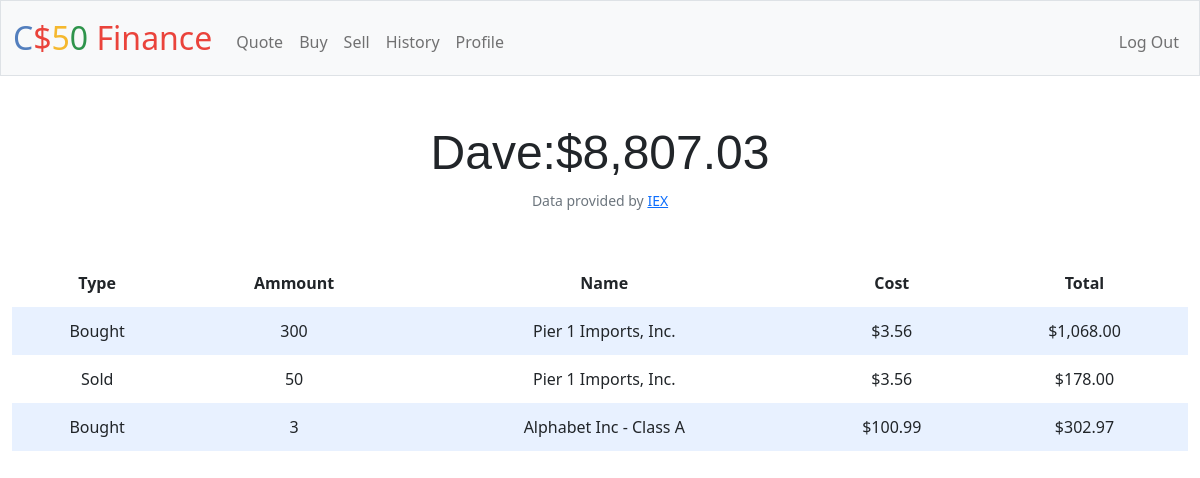
Page /history (signed in) on the committed database.
### tables this page shows
CREATE TABLE users (id INTEGER PRIMARY KEY AUTOINCREMENT NOT NULL, username TEXT NOT NULL, hash TEXT NOT NULL, cash NUMERIC NOT NULL DEFAULT 10000.00);

CREATE TABLE Archive (
    Arc_ID int,
    Symbol varchar(255),
    Name varchar(255),
    User_ID int,
  	cost float,
    Type varchar(255),
  	Amount int,
  	PRIMARY KEY (Arc_ID)
);

### app.py (the view)
@app.route("/history")
@login_required
def history():
    user_id = session["user_id"]
    archive = db.execute("SELECT * FROM Archive WHERE User_ID=?", user_id)
    users = db.execute("SELECT * FROM users WHERE id=?", user_id)
    return render_template("archive.html", users=users, archive=archive, usd=usd)

### app.py (called while the page is built)
@app.after_request
def after_request(response):
    response.headers["Cache-Control"] = "no-cache, no-store, must-revalidate"
    response.headers["Expires"] = 0
    response.headers["Pragma"] = "no-cache"
    return response

### helpers.py (called while the page is built)
def login_required(f):
    @wraps(f)
    def decorated_function(*args, **kwargs):
        if session.get("user_id") is None:
            return redirect("/login")
        return f(*args, **kwargs)
    return decorated_function

def usd(value):
    return f"${value:,.2f}"

### templates/archive.html (shortened to what this page needs)
{% extends "layout.html" %}
{% block main %}
    {% for user in users %}
    <h1> {{ user.username }}:{{ usd(user.cash) }} </h1>
    {% endfor%}
<table>
    <thead>
        <tr>
            <th>Type</th>
            <th>Ammount</th>
            <th>Name</th>
            <th>Cost</th>
            <th>Total</th>
        </tr>
    </thead>
    <tbody>
        {% for stock in archive %}
            <tr>
                <td>{{ stock.Type }}</td>
                <td>{{ stock.Amount }}</td>
                <td>{{ stock.Name }}</td>
                <td>{{ usd(stock.cost) }}</td>
                <td>{{ usd(stock.Amount*stock.cost) }}</td>
            </tr>
        {% endfor%}
    </tbody>
{% endblock %}

### templates/layout.html (shortened to what this page needs)
<!DOCTYPE html>
<html lang="en">
    <head>
        <link href="https://cdn.jsdelivr.net/npm/bootstrap@5.1.3/dist/css/bootstrap.min.css" rel="stylesheet">
        <link href="/static/styles.css" rel="stylesheet">
    </head>
    <body>
        <nav class="bg-light border navbar navbar-expand-md navbar-light">
            <div class="container-fluid">
                <a class="navbar-brand" href="/"><span class="blue">C</span><span class="red">$</span><span class="yellow">5</span><span class="green">0</span> <span class="red">Finance</span></a>
                <div class="collapse navbar-collapse" id="navbar">
                    {% if session["user_id"] %}
                        <ul class="navbar-nav me-auto mt-2">
                            <li class="nav-item"><a class="nav-link" href="/quote">Quote</a></li>
                            <li class="nav-item"><a class="nav-link" href="/buy">Buy</a></li>
                            <li class="nav-item"><a class="nav-link" href="/sell">Sell</a></li>
                            <li class="nav-item"><a class="nav-link" href="/history">History</a></li>
                            <li class="nav-item"><a class="nav-link" href="/user_page">Profile</a></li>
                        </ul>
                        <ul class="navbar-nav ms-auto mt-2">
                            <li class="nav-item"><a class="nav-link" href="/logout">Log Out</a></li>
                        </ul>
                    {% else %}
                        <ul class="navbar-nav ms-auto mt-2">
                            <li class="nav-item"><a class="nav-link" href="/register">Register</a></li>
                            <li class="nav-item"><a class="nav-link" href="/login">Log In</a></li>
                        </ul>
                    {% endif %}
                </div>
            </div>
        </nav>
        <main class="container-fluid py-5 text-center">
            {% block main %}{% endblock %}
        </main>
        <footer class="mb-5 small text-center text-muted">
            Data provided by <a href="https://iexcloud.io/">IEX</a>
        </footer>
    </body>
</html>

### static/styles.css (style rules this page uses)
nav .navbar-brand { font-size: xx-large; }
nav .navbar-brand .blue { color: #537fbe; }
nav .navbar-brand .red { color: #ea433b; }
nav .navbar-brand .yellow { color: #f5b82e; }
nav .navbar-brand .green { color: #2e944b; }
body { background-color: #fff; color: #212529; font-size: 1rem; font-weight: 400; line-height: 1.5; margin: 0; text-align: left; }
h1 { font-family: 'Montserrat', sans-serif; font-size: 48px; }
table { background-color: transparent; margin-bottom: 1rem; width: 100%; }
table th, table td { padding: 0.75rem; vertical-align: middle; }
tbody tr:nth-of-type(odd) { background-color: rgb(179, 208, 255, 0.3) }

### rows in the picture
users: username "Dave", cash "$8,807.03"
Archive: Type "Bought", Amount "3", Name "Alphabet Inc - Class A", cost "$100.99", usd(stock.Amount*stock.cost) "$302.97"

### other values in the picture
{{ stock.Type }} "Bought" "Sold"
{{ stock.Amount }} "300" "50"
{{ stock.Name }} "Pier 1 Imports, Inc." "Pier 1 Imports, Inc."
{{ usd(stock.cost) }} "$3.56" "$3.56"
{{ usd(stock.Amount*stock.cost) }} "$1,068.00" "$178.00"
